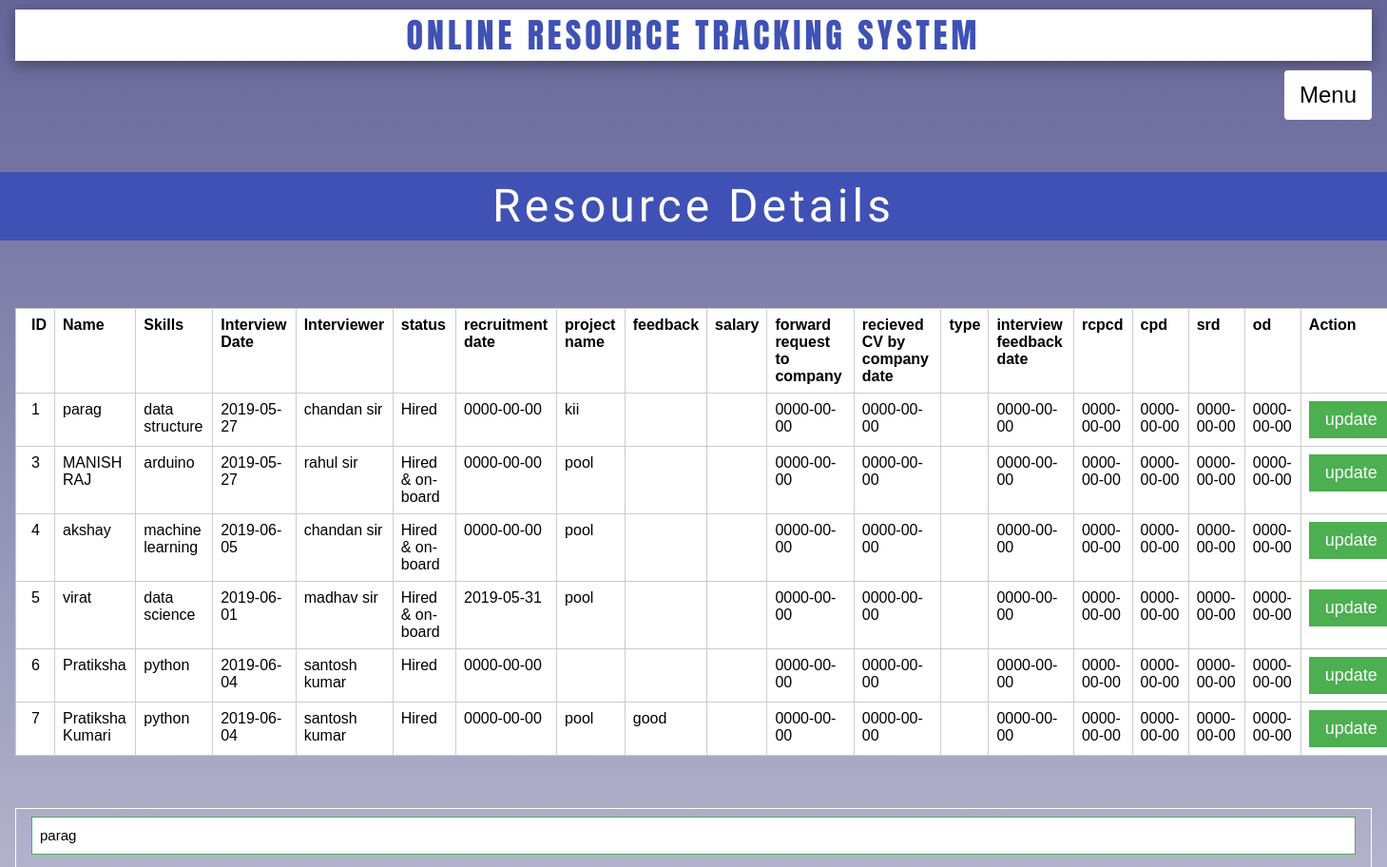
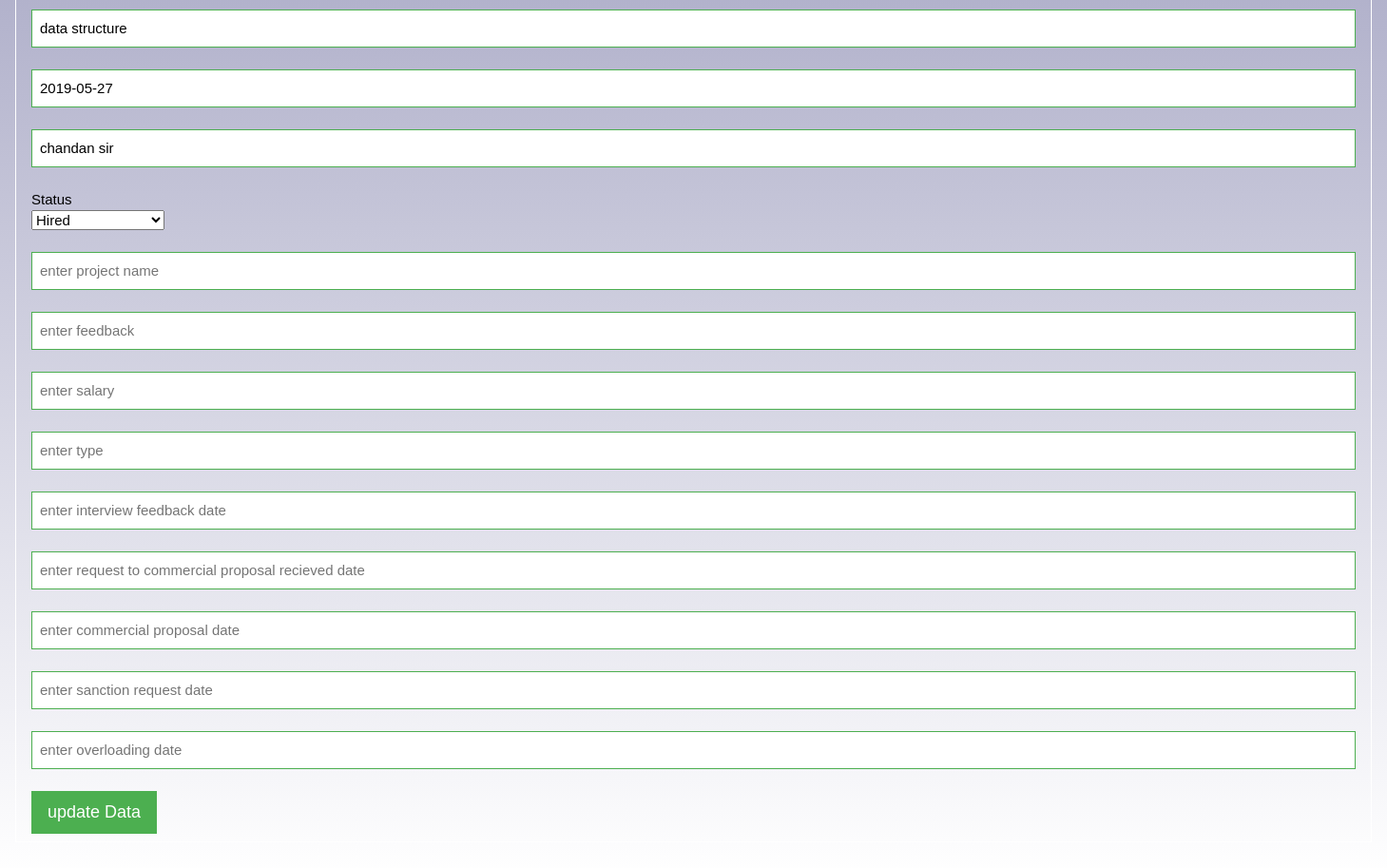
The app's page /res_track.php?edit=1 (signed in) with its own data (2 pictures, top to bottom).
### tables this page shows
CREATE TABLE `records` (
  `id` int(100) NOT NULL,
  `name` varchar(100) NOT NULL,
  `status` varchar(100) NOT NULL,
  `rctdate` date NOT NULL,
  `pname` varchar(100) NOT NULL,
  `skills` varchar(100) NOT NULL,
  `intdate` date NOT NULL,
  `interviewer` varchar(100) NOT NULL,
  `feedback` varchar(100) NOT NULL,
  `salary` varchar(100) NOT NULL,
  `frcd` date NOT NULL,
  `rccd` date NOT NULL,
  `type` varchar(100) NOT NULL,
  `ifd` date NOT NULL,
  `rcpcd` date NOT NULL,
  `cpd` date NOT NULL,
  `srd` date NOT NULL,
  `od` date NOT NULL
);

### res_track.php (the view, shortened to what this page needs)
<?php
	require("links.php");
?>
<html>
<head>
</head>
<body class="bck">
	<div class="w3-container">
			<center><h1 class="w3-card-4 w3-wide w3-white w3-text-indigo font2">ONLINE RESOURCE TRACKING SYSTEM</h1></center>
			<a href="index.php" class="w3-btn w3-round w3-white w3-xlarge w3-right">Menu</a>
		</div>
			<center><h2 class="w3-indigo w3-xxxlarge font1 w3-wide">Resource Details</h2></center><br><br>
<?php
include ("resource1.php");
?>
<table class='w3-table tt w3-margin w3-border w3-white' border='1'><tr>
<th>ID</th>
<th>Name</th>
<th>Skills</th>
<th>Interview Date</th>
<th>Interviewer</th>
<th>status</th>
<th>recruitment date</th>
<th>project name</th>
<th>feedback</th>
<th>salary</th>
<th>forward request to company</th>
<th>recieved CV by company date</th>
<th>type</th>
<th>interview feedback date</th>
<th>rcpcd</th>
<th>cpd</th>
<th>srd</th>
<th>od</th>
<th>Action</th>
</tr>
<?php
$select="select * from records";
$run=mysqli_query($mysqli,$select);
while($row=mysqli_fetch_array($run))
{
$user_id=$row['id'];
$user_name=$row['name'];
$user_skills=$row['skills'];
$user_intdate=$row['intdate'];
$user_interviewer=$row['interviewer'];
$user_status=$row['status'];
$user_rctdate=$row['rctdate'];
$user_pname=$row['pname'];
$user_feedback=$row['feedback'];
$user_salary=$row['salary'];
$user_frcd=$row['frcd'];
$user_rccd=$row['rccd'];
$user_type=$row['type'];
$user_ifd=$row['ifd'];
$user_rcpcd=$row['rcpcd'];
$user_cpd=$row['cpd'];
$user_srd=$row['srd'];
$user_od=$row['od'];
if(($user_status=='Hired & on-board')&&($user_pname='pool'))
{
	$sql="INSERT INTO `resource_pool`(`res_no`, `name`, `skills`, `status`) VALUES ('$user_id','$user_name','$user_skills','Availaible')";
	$result=mysqli_query($mysqli,$sql);
}
?>
	<tr><td><?php echo $user_id ?></td>
	<td><?php echo $user_name ?></td>
	<td><?php echo $user_skills ?></td>
	<td><?php echo $user_intdate ?></td>
	<td><?php echo $user_interviewer ?></td>
	<td><?php echo $user_status?></td>
	<td><?php echo $user_rctdate ?></td>
	<td><?php echo $user_pname?></td>
	<td><?php echo $user_feedback ?></td>
	<td><?php echo $user_salary ?></td>
	<td><?php echo $user_frcd ?></td>
	<td><?php echo $user_rccd ?></td>
	<td><?php echo $user_type ?></td>
	<td><?php echo $user_ifd?></td>
	<td><?php echo $user_rcpcd ?></td>
	<td><?php echo $user_cpd?></td>
	<td><?php echo $user_srd ?></td>
	<td><?php echo $user_od ?></td>
	<td><a class='w3-btn w3-border w3-large w3-border-green w3-green' href='res_track.php?edit=<?php echo $user_id; ?>'>update</a></td>
	</tr>
<?php } ?>
</table>
<?php
	if(isset($_GET['edit'])){
	include("edit.php");
	}
	?>
<br>
</body>
</head>

### edit.php (shortened to what this page needs)
<?php
	if(isset($_GET['edit'])){
	$edit_id=$_GET['edit'];
$select="select * from records where id='$edit_id'";
$run=mysqli_query($mysqli,$select);
$row=mysqli_fetch_array($run);
$user_name=$row['name'];
$user_skills=$row['skills'];
$user_intdate=$row['intdate'];
$user_interviewer=$row['interviewer'];
?>
<br>
<form  class="w3-padding w3-margin w3-border w3-border-white" method="post" action="">
			<input type="text" name="u_name" class="w3-input w3-border w3-border-green" value="<?php echo $user_name;?>"/></br>
			<input type="text" name="u_skills" class="w3-input w3-border w3-border-green" value="<?php echo $user_skills;?>"/></br>
			<input type="text" name="u_intdate" class="w3-input w3-border w3-border-green" value="<?php echo $user_intdate;?>"/></br>
			<input type="text" name="u_interviewer" class="w3-input w3-border w3-border-green" value="<?php echo $user_interviewer;?>"/></br>
			Status<br/>
			<select name='u_status'>
				<option value='Hired'>Hired</option>
			</select>
			<br/><br/>
			<input type="text" name="u_pname" class="w3-input w3-border w3-border-green" placeholder="enter project name"/></br>
			<input type="text" name="u_feedback" class="w3-input w3-border w3-border-green" placeholder="enter feedback"/></br>
			<input type="text" name="u_salary" class="w3-input w3-border w3-border-green" placeholder="enter salary"/></br>
			<input type="text" name="u_type" class="w3-input w3-border w3-border-green" placeholder="enter type"/></br>
			<input type="text" name="u_ifd" class="w3-input w3-border w3-border-green" placeholder="enter interview feedback date"/></br>
			<input type="text" name="u_rcpcd" class="w3-input w3-border w3-border-green" placeholder="enter request to commercial proposal recieved date"/></br>
			<input type="text" name="u_cpd" class="w3-input w3-border w3-border-green" placeholder="enter commercial proposal date"/></br>
			<input type="text" name="u_srd" class="w3-input w3-border w3-border-green" placeholder="enter sanction request date"/></br>
			<input type="text" name="u_od" class="w3-input w3-border w3-border-green" placeholder="enter overloading date"/></br>
			<input type="submit" name="update" value="update Data" class="w3-btn w3-border w3-large w3-border-green w3-green"/>
		</form>
<?php
	}
?>

### w3.css (style rules this page uses)
html { box-sizing:border-box }
*,*:before,*:after { box-sizing:inherit }
html { -ms-text-size-adjust:100%;-webkit-text-size-adjust:100% }
body { margin:0 }
a { background-color:transparent;-webkit-text-decoration-skip:objects }
button,input,select,textarea { font:inherit;margin:0 }
button,input { overflow:visible }
button,select { text-transform:none }
button,html [type=button],[type=reset],[type=submit] { -webkit-appearance:button }
html,body { font-family:Verdana,sans-serif;font-size:15px;line-height:1.5 }
html { overflow-x:hidden }
h1 { font-size:36px }
h2 { font-size:30px }
h1,h2,h3,h4,h5,h6 { font-family:"Segoe UI",Arial,sans-serif;font-weight:400;margin:10px 0 }
.w3-wide { letter-spacing:4px }
a { color:inherit }
.w3-table,.w3-table-all { border-collapse:collapse;border-spacing:0;width:100%;display:table }
.w3-table td,.w3-table th,.w3-table-all td,.w3-table-all th { padding:8px 8px;display:table-cell;text-align:left;vertical-align:top }
.w3-table th:first-child,.w3-table td:first-child,.w3-table-all th:first-child,.w3-table-all td:first-child { padding-left:16px }
.w3-btn,.w3-button { border:none;display:inline-block;padding:8px 16px;vertical-align:middle;overflow:hidden;text-decoration:none;color:inherit;background-color:inherit;text-align:center;cursor:pointer;white-space:nowrap }
.w3-btn,.w3-button { -webkit-touch-callout:none;-webkit-user-select:none;-khtml-user-select:none;-moz-user-select:none;-ms-user-select:none;user-select:none }
.w3-input { padding:8px;display:block;border:none;border-bottom:1px solid #ccc;width:100% }
.w3-container:after,.w3-container:before,.w3-panel:after,.w3-panel:before,.w3-row:after,.w3-row:before,.w3-row-padding:after,.w3-row-padding:before, .w3-cell-row:before,.w3-cell-row:after,.w3-clear:after,.w3-clear:before,.w3-bar:before,.w3-bar:after { content:"";display:table;clear:both }
.w3-round,.w3-round-medium { border-radius:4px }
.w3-container,.w3-panel { padding:0.01em 16px }
.w3-card-4,.w3-hover-shadow:hover { box-shadow:0 4px 10px 0 rgba(0,0,0,0.2),0 4px 20px 0 rgba(0,0,0,0.19) }
.w3-large { font-size:18px!important }
.w3-xlarge { font-size:24px!important }
.w3-xxxlarge { font-size:48px!important }
.w3-border { border:1px solid #ccc!important }
.w3-margin { margin:16px!important }
.w3-padding { padding:8px 16px!important }
.w3-right { float:right!important }
.w3-green,.w3-hover-green:hover { color:#fff!important;background-color:#4CAF50!important }
.w3-indigo,.w3-hover-indigo:hover { color:#fff!important;background-color:#3f51b5!important }
.w3-white,.w3-hover-white:hover { color:#000!important;background-color:#fff!important }
.w3-text-indigo,.w3-hover-text-indigo:hover { color:#3f51b5!important }
.w3-border-green,.w3-hover-border-green:hover { border-color:#4CAF50!important }
.w3-border-white,.w3-hover-border-white:hover { border-color:#fff!important }

### res_track.php (style rules this page uses)
.bck { background: linear-gradient(to bottom, #666699 0%, #ffffff 100%); }
.font1 { font-family: 'Cute Font', cursive; }
.font2 { font-family: 'Anton', sans-serif; }
.tt { margin-right:30px; }

### records on screen
records: id "1", name "parag", skills "data structure", intdate "2019-05-27", interviewer "chandan sir", status "Hired", rctdate "0000-00-00", pname "kii", frcd "0000-00-00", rccd "0000-00-00", ifd "0000-00-00", rcpcd "0000-00-00", cpd "0000-00-00", srd "0000-00-00", od "0000-00-00", u_name "parag", u_skills "data structure", u_intdate "2019-05-27", u_interviewer "chandan sir"
records: id "3", name "MANISH RAJ", skills "arduino", intdate "2019-05-27", interviewer "rahul sir", status "Hired & on-board", rctdate "0000-00-00", user_pname "pool", frcd "0000-00-00", rccd "0000-00-00", ifd "0000-00-00", rcpcd "0000-00-00", cpd "0000-00-00", srd "0000-00-00", od "0000-00-00"
records: id "4", name "akshay", skills "machine learning", intdate "2019-06-05", interviewer "chandan sir", status "Hired & on-board", rctdate "0000-00-00", user_pname "pool", frcd "0000-00-00", rccd "0000-00-00", ifd "0000-00-00", rcpcd "0000-00-00", cpd "0000-00-00", srd "0000-00-00", od "0000-00-00"
records: id "5", name "virat", skills "data science", intdate "2019-06-01", interviewer "madhav sir", status "Hired & on-board", rctdate "2019-05-31", user_pname "pool", frcd "0000-00-00", rccd "0000-00-00", ifd "0000-00-00", rcpcd "0000-00-00", cpd "0000-00-00", srd "0000-00-00", od "0000-00-00"
records: id "6", name "Pratiksha", skills "python", intdate "2019-06-04", interviewer "santosh kumar", status "Hired", rctdate "0000-00-00", frcd "0000-00-00", rccd "0000-00-00", ifd "0000-00-00", rcpcd "0000-00-00", cpd "0000-00-00", srd "0000-00-00", od "0000-00-00"
records: id "7", name "Pratiksha Kumari", skills "python", intdate "2019-06-04", interviewer "santosh kumar", status "Hired", rctdate "0000-00-00", pname "pool", feedback "good", frcd "0000-00-00", rccd "0000-00-00", ifd "0000-00-00", rcpcd "0000-00-00", cpd "0000-00-00", srd "0000-00-00", od "0000-00-00"
